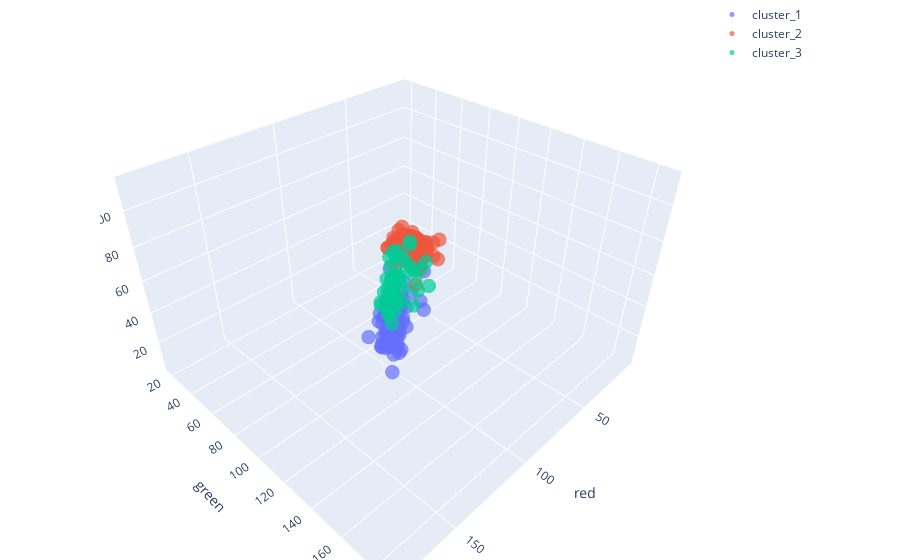

The notebook cell saved with this chart:
### Code cell
colors     = ["rgb(%d, %d, %d)" % tuple(color.tolist()) for color in centers]
dfs        = df.iloc[::100]
labels_sub = labels[::100]
ls_points  = []
for i in range(3):
    ls_points += [go.Scatter3d(x=dfs.loc[labels_sub==i, "red"],
                               y=dfs.loc[labels_sub==i, "green"],
                               z=dfs.loc[labels_sub==i, "blue"],
                               mode='markers', name='cluster_%d' % (i + 1),
                               marker=dict(size=5, symbol='circle', opacity=0.7))]
# layout
layout = go.Layout(scene=dict(xaxis=dict(title="red"),
                              yaxis=dict(title="green"),
                              zaxis=dict(title="blue")),
                   margin=dict(l=100, r=200, b=0, t=0))
# show
fig = go.Figure(data=ls_points, layout=layout)
fig.show()

### Figure 1 — Plotly figure (JSON) as saved in the notebook; plotly's stock layout.template omitted (floating-point values rounded to 4 significant figures; data arrays with more than 128 entries replaced by an {"elided": "..."} marker saying what was removed)
{"data": [{"marker": {"opacity": 0.7, "size": 5, "symbol": "circle"}, "mode": "markers", "name": "cluster_1", "type": "scatter3d", "x": [134, 150, 130, 157, 129, 143, 137, 141, 134, 137, 130, 132, 147, 138, 146, 140, 126, 133, 144, 129, 130, 148, 112, 136, 130, 143, 144, 146, 150, 138, 140, 154, 141, 141, 131, 141, 151, 157, 156, 142, 157, 148, 145, 146, 157, 151, 133, 126, 118, 151, 125, 125, 133, 141, 129, 130, 150, 115, 164, 146, 145, 150, 180, 135, 150, 120, 151, 148, 134, 182, 133, 128, 143, 143, 175, 162, 153, 145, 154, 140, 119, 124, 143, 117, 119, 162, 141, 123, 121, 125, 162, 159, 152, 152, 141, 129, 145, 134, 127], "y": [135, 156, 133, 158, 137, 148, 138, 141, 140, 146, 135, 139, 153, 137, 147, 151, 125, 140, 144, 130, 130, 152, 134, 135, 128, 149, 151, 148, 155, 147, 141, 161, 146, 146, 133, 152, 148, 165, 146, 144, 161, 150, 143, 148, 157, 152, 139, 131, 127, 154, 125, 129, 128, 144, 129, 151, 149, 124, 170, 144, 151, 151, 179, 136, 152, 125, 151, 148, 136, 186, 141, 126, 147, 140, 174, 162, 154, 150, 152, 142, 120, 127, 138, 137, 133, 163, 145, 128, 129, 125, 165, 159, 155, 153, 142, 131, 147, 138, 132], "z": [75, 96, 76, 98, 80, 82, 80, 79, 76, 81, 77, 69, 83, 83, 90, 93, 68, 72, 80, 72, 70, 91, 88, 79, 77, 89, 81, 82, 88, 84, 81, 84, 79, 79, 70, 84, 77, 90, 84, 79, 85, 77, 86, 99, 93, 82, 75, 67, 72, 107, 73, 70, 73, 73, 67, 86, 93, 79, 98, 87, 77, 91, 114, 78, 79, 69, 97, 84, 71, 109, 90, 69, 88, 73, 109, 92, 96, 84, 93, 79, 86, 80, 80, 76, 80, 95, 86, 70, 70, 63, 96, 95, 84, 93, 74, 68, 82, 79, 68]}, {"marker": {"opacity": 0.7, "size": 5, "symbol": "circle"}, "mode": "markers", "name": "cluster_2", "type": "scatter3d", "x": {"elided": "146 int values"}, "y": {"elided": "146 int values"}, "z": {"elided": "146 int values"}}, {"marker": {"opacity": 0.7, "size": 5, "symbol": "circle"}, "mode": "markers", "name": "cluster_3", "type": "scatter3d", "x": [78, 117, 103, 80, 74, 96, 115, 110, 111, 93, 107, 110, 61, 66, 76, 112, 116, 102, 94, 61, 73, 89, 102, 99, 117, 71, 85, 106, 117, 120, 103, 76, 119, 78, 115, 115, 75, 91, 99, 102, 66, 70, 85, 93, 104, 110], "y": [80, 121, 108, 84, 83, 104, 116, 109, 105, 93, 109, 104, 76, 82, 99, 128, 116, 103, 96, 76, 102, 96, 101, 99, 117, 82, 95, 125, 119, 117, 105, 80, 119, 80, 122, 117, 80, 102, 102, 100, 93, 88, 86, 111, 107, 109], "z": [31, 62, 52, 57, 54, 47, 74, 65, 55, 43, 62, 52, 53, 43, 55, 66, 56, 71, 56, 55, 44, 55, 53, 73, 57, 50, 45, 70, 53, 72, 58, 43, 69, 58, 78, 78, 57, 62, 49, 62, 52, 46, 46, 63, 62, 53]}], "layout": {"margin": {"b": 0, "l": 100, "r": 200, "t": 0}, "scene": {"xaxis": {"title": {"text": "red"}}, "yaxis": {"title": {"text": "green"}}, "zaxis": {"title": {"text": "blue"}}}}}
